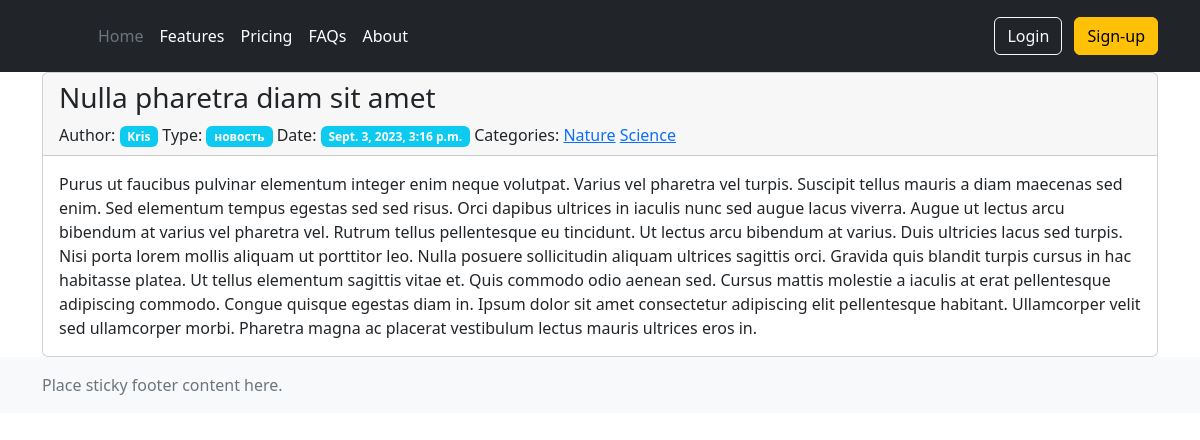
Screenshot of /news/post/12 with the database file from the repository.
### news/models.py (models this page shows, shortened)
class Post(models.Model):
    author = models.ForeignKey(Author, on_delete=models.CASCADE)
    NEWS = 'NW'
    ARTICLE = 'AR'
    CATEGORY_CHOICES = (
        (NEWS, 'новость'),
        (ARTICLE, 'статья')
    )
    categoryType = models.CharField(max_length=2, choices=CATEGORY_CHOICES, default=ARTICLE)
    creationDate = models.DateTimeField(auto_now_add=True)
    postCategory = models.ManyToManyField(Category, through='PostCategory')
    title = models.CharField(max_length=128)
    text = models.TextField()
    rating = models.SmallIntegerField(default=0)

class Author(models.Model):
    authorUser = models.OneToOneField(User, on_delete=models.CASCADE)
    authorRating = models.SmallIntegerField(default=0)
    def __str__(self):
        return self.authorUser.username

class Category(models.Model):
    name = models.CharField(max_length=64, unique=True)
    subscribers = models.ManyToManyField(User, blank=True)

### news/views.py (the view)
# urls.py: path('post/<int:pk>', PostDetailView.as_view(), name='post_detail'),
class PostDetailView(DetailView):
    template_name = 'news/post_detail.html'
    queryset = Post.objects.all()

### news/templates/news/post_detail.html (shortened to what this page needs)
{% extends 'layout/base.html' %}
{% block content %}
<div class="card">
 <div class="card-header">
   <h3>
     {{ post.title }}
   </h3>
   <div>
       Author: <span class="badge bg-info">{{ post.author }}</span>
       Type: <span class="badge bg-info">{{ post.get_categoryType_display }}</span>
       Date: <span class="badge bg-info">{{ post.creationDate }}</span>
       Categories:
       {% for category in post.postCategory.values %}
       <a href="{% url 'news:category' category.id %}" class="category">{{category.name}}</a>
       {% endfor %}
   </div>
 </div>
 <div class="card-body">
   {{ post.text }}
 </div>
</div>
{% endblock content %}

### rows the page displays
Post: title "Nulla pharetra diam sit amet", author "Kris", categoryType "новость", creationDate "Sept. 3, 2023, 3:16 p.m.", text "Purus ut faucibus pulvinar elementum integer enim neque volutpat. Varius vel pharetra vel turpis. Suscipit tellus mauris a diam maecenas sed enim. Sed elementum tempus egestas sed sed risus. Orci dapibus ultrices in iaculis nunc sed augue lacus viverra. Augue ut lectus arcu bibendum at varius vel pharetra vel. Rutrum tellus pellentesque eu tincidunt. Ut lectus arcu bibendum at varius. Duis ultricies lacus sed turpis. Nisi porta lorem mollis aliquam ut porttitor leo. Nulla posuere sollicitudin aliquam ultrices sagittis orci. Gravida quis blandit turpis cursus in hac habitasse platea. Ut tellus elementum sagittis vitae et. Quis commodo odio aenean sed. Cursus mattis molestie a iaculis at erat…"
Category: name "Nature"
Category: name "Science"
